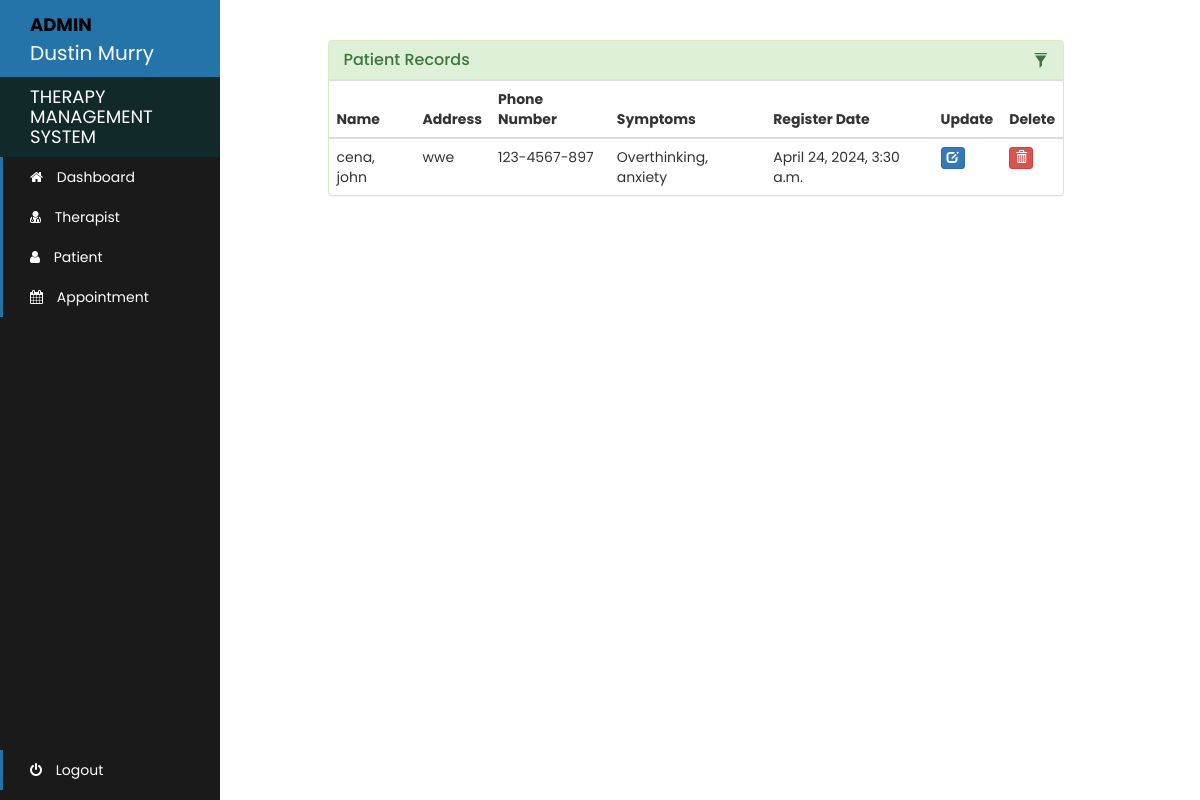
The page /admin-patient-record (signed in) on the database its author committed.
### therapy/models.py (models this page shows, shortened)
class Patient(models.Model):
    user = models.OneToOneField(User, on_delete=models.CASCADE)
    address = models.CharField(max_length=50)
    phone_number = models.CharField(max_length=20, null=False)
    symptoms = models.CharField(max_length=100, null=False)
    registerDate = models.DateTimeField(auto_now=True)
    status = models.BooleanField(default=False)
    assignedTherapist = models.PositiveIntegerField(null=True)
    def get_name(self):
        return self.user.last_name + ", " + self.user.first_name

### therapy/views.py (the view)
# urls.py: path('admin-patient-record', views.admin_patient_record_view, name='admin-patient-record'),
@login_required(login_url='adminlogin')
@user_passes_test(admin_verified)
def admin_patient_record_view(request):
    patients = models.Patient.objects.all().filter(status=True)
    return render(request, 'therapy/admin_patient_record.html', {'patients': patients})

### therapy/views.py (called while the page is built)
def admin_verified(user):
    return user.groups.filter(name='ADMIN').exists()

### template/therapy/admin_patient_record.html (shortened to what this page needs)
<!DOCTYPE html>
{% load static %}
<html lang="en">
<head>
  <link rel="stylesheet" href="{% static '/style.css' %}">
  <link rel="stylesheet" href="https://maxcdn.bootstrapcdn.com/bootstrap/3.3.7/css/bootstrap.min.css">
</head>
<body>
{% include "therapy/admin_navbar.html" %}
<br><br>
<div class="container">
  <div class="row">
    <div class="col-md-8" style="margin-left: 25%">
      <div class="panel panel-success">
        <div class="panel-heading">
          <h3 class="panel-title">Patient Records</h3>
          <div class="pull-right">
            <span class="clickable filter" data-toggle="tooltip" title="Toggle table filter" data-container="body">
              <i class="glyphicon glyphicon-filter"></i>
            </span>
          </div>
        </div>
        <table class="table table-hover" id="p-table">
          <thead>
          <tr>
            <th>Name</th>
            <th>Address</th>
            <th>Phone Number</th>
            <th>Symptoms</th>
            <th>Register Date</th>
            <th>Update</th>
            <th>Delete</th>
          </tr>
          </thead>
          <tbody>
          {% for p in patients %}
          <tr>
            <td>
              {{p.get_name}}
            </td>
            <td>
              {{p.address}}
            </td>
            <td>
              {{p.phone_number}}
            </td>
            <td>
              {{p.symptoms}}
            </td>
            <td>
              {{p.registerDate}}
            </td>
            <td>
              <a class="btn btn-primary btn-xs" href="{% url 'update-patient' p.id  %}"><span class="glyphicon glyphicon-edit"></span></a>
            </td>
            <td>
              <a class="btn btn-danger btn-xs" href="{% url 'delete-patient' p.id  %}" onclick="return confirm('Are you sure you want to delete this patient?');"><span class="glyphicon glyphicon-trash"></span></a>
            </td>
          </tr>
          {% endfor %}
          </tbody>
        </table>
      </div>
    </div>
  </div>
</div>
</body>

### template/therapy/admin_navbar.html (shortened to what this page needs)
<!DOCTYPE html>
{% load static %}
<html lang="en">
<head>
  <link rel="stylesheet" href="https://maxcdn.bootstrapcdn.com/bootstrap/3.4.1/css/bootstrap.min.css">
  <link rel="stylesheet" href="https://cdnjs.cloudflare.com/ajax/libs/font-awesome/4.7.0/css/font-awesome.min.css">
</head>
<body>
<div class="sidebar-container">
  <div class="sidebar-logo">
    <span style="color: black; font-weight: bold; font-size: 18px">ADMIN</span><br>{{request.user.first_name}} {{request.user.last_name}}
  </div>
  <ul class="sidebar-navigation">
    <li class="header">Therapy Management System</li>
    <li>
      <a href="/admin-page">
        <i class="fa fa-home" aria-hidden="true"></i> Dashboard
      </a>
    </li>
    <li>
      <a href="/admin-therapist">
        <i class="fa fa-user-md" aria-hidden="true"></i> Therapist
      </a>
    </li>
    <li>
      <a href="/admin-patient">
        <i class="fa fa-user" aria-hidden="true"></i> Patient
      </a>
    </li>
    <li>
      <a href="/admin-appointment">
        <i class="fa fa-calendar" aria-hidden="true"></i> Appointment
      </a>
    </li>
  </ul>
  <ul class="logout">
    <li>
      <a href="/logged-out">
        <i class="fa fa-power-off" aria-hidden="true"></i> Logout
      </a>
    </li>
  </ul>
</div>
</body>
</html>

### static/style.css (style rules this page uses)
* { margin: 0; padding: 0; box-sizing: border-box; font-family: 'Poppins', sans-serif; }

### template/therapy/admin_patient_record.html (style rules this page uses)
.row { padding: 0 10px; }
.clickable { cursor: pointer; }
.panel-heading div { margin-top: -18px; font-size: 15px; }
.panel-heading div span { margin-left:5px; }

### template/therapy/admin_navbar.html (style rules this page uses)
.sidebar-container { position: fixed; width: 220px; height: 100%; left: 0; overflow-x: hidden; overflow-y: auto; background: #1a1a1a; color: white; }
.sidebar-logo { padding: 10px 15px 10px 30px; font-size: 20px; background-color: #2574A9; }
.sidebar-navigation { padding: 0; margin: 0; list-style-type: none; position: relative; }
.sidebar-navigation li { background-color: transparent; position: relative; display: inline-block; width: 100%; line-height: 20px; }
.sidebar-navigation li a { padding: 10px 15px 10px 30px; display: block; color: white; }
.sidebar-navigation li .fa { margin-right: 10px; }
.sidebar-navigation li::before { background-color: #2574A9; position: absolute; content: ''; height: 100%; left: 0; top: 0; -webkit-transition: width 0.2s ease-in; transition: width 0.2s ease-in; width: 3px; z-index: -1; }
.sidebar-navigation .header { font-size: 18px; text-transform: uppercase; background-color: rgba(2, 76, 76, 0.3); padding: 10px 15px 10px 30px; }
.sidebar-navigation .header::before { background-color: transparent; }
.logout { position:absolute; left:0; bottom:0; }
.logout li { background-color: transparent; position: relative; display: inline-block; width: 100%; line-height: 20px; }
.logout li a { padding: 10px 15px 10px 30px; display: block; color: white; }
.logout li .fa { margin-right: 10px; }
.logout li::before { background-color: #2574A9; position: absolute; content: ''; height: 100%; left: 0; top: 0; -webkit-transition: width 0.2s ease-in; transition: width 0.2s ease-in; width: 3px; z-index: -1; }

### rows shown on the page
Patient: get_name "cena, john", address "wwe", phone_number "123-4567-897", symptoms "Overthinking, anxiety", registerDate "April 24, 2024, 3:30 a.m."

### other values the page prints
{{ request.user.first_name }} "Dustin"
{{ request.user.last_name }} "Murry"
